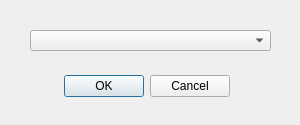
<?xml version="1.0" encoding="UTF-8"?>
<ui version="4.0">
 <class>Dialog</class>
 <widget class="QDialog" name="Dialog">
  <property name="geometry">
   <rect>
    <x>0</x>
    <y>0</y>
    <width>300</width>
    <height>125</height>
   </rect>
  </property>
  <property name="windowTitle">
   <string>Цель консультации</string>
  </property>
  <widget class="QDialogButtonBox" name="buttonBox">
   <property name="geometry">
    <rect>
     <x>0</x>
     <y>70</y>
     <width>230</width>
     <height>32</height>
    </rect>
   </property>
   <property name="orientation">
    <enum>Qt::Horizontal</enum>
   </property>
   <property name="standardButtons">
    <set>QDialogButtonBox::Cancel|QDialogButtonBox::Ok</set>
   </property>
  </widget>
  <widget class="QComboBox" name="comboBox">
   <property name="geometry">
    <rect>
     <x>30</x>
     <y>30</y>
     <width>241</width>
     <height>21</height>
    </rect>
   </property>
  </widget>
 </widget>
 <resources/>
 <connections>
  <connection>
   <sender>buttonBox</sender>
   <signal>accepted()</signal>
   <receiver>Dialog</receiver>
   <slot>accept()</slot>
   <hints>
    <hint type="sourcelabel">
     <x>248</x>
     <y>254</y>
    </hint>
    <hint type="destinationlabel">
     <x>157</x>
     <y>274</y>
    </hint>
   </hints>
  </connection>
  <connection>
   <sender>buttonBox</sender>
   <signal>rejected()</signal>
   <receiver>Dialog</receiver>
   <slot>reject()</slot>
   <hints>
    <hint type="sourcelabel">
     <x>316</x>
     <y>260</y>
    </hint>
    <hint type="destinationlabel">
     <x>286</x>
     <y>274</y>
    </hint>
   </hints>
  </connection>
 </connections>
</ui>
